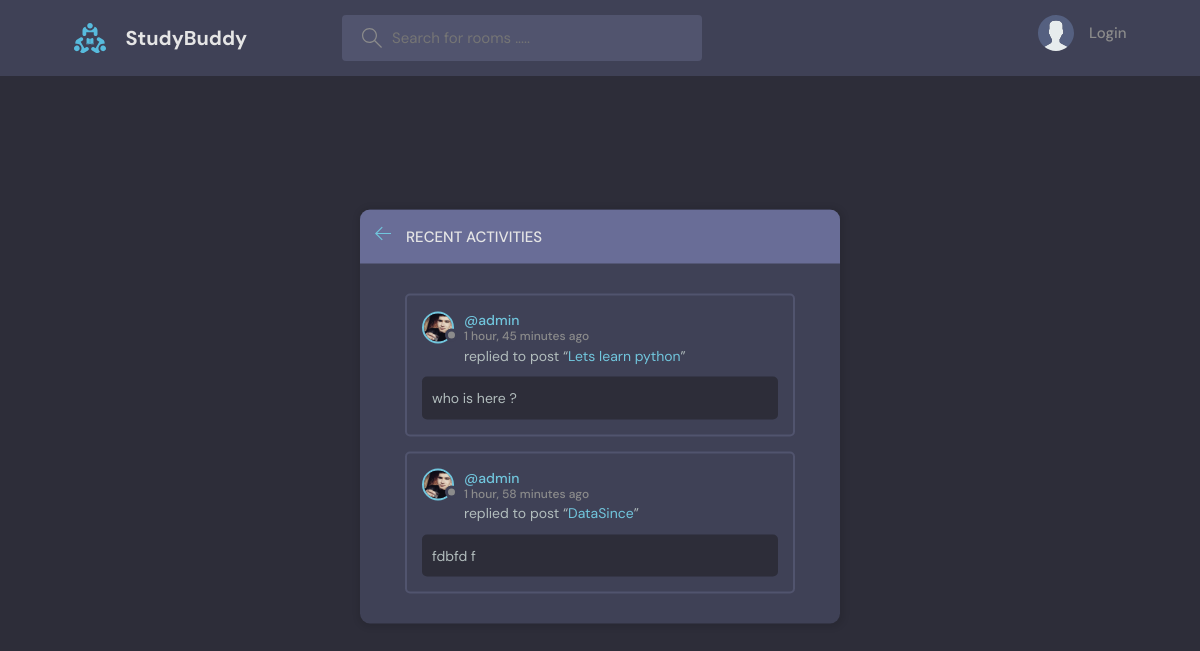
Page /activity_page/ on the earlier database version.
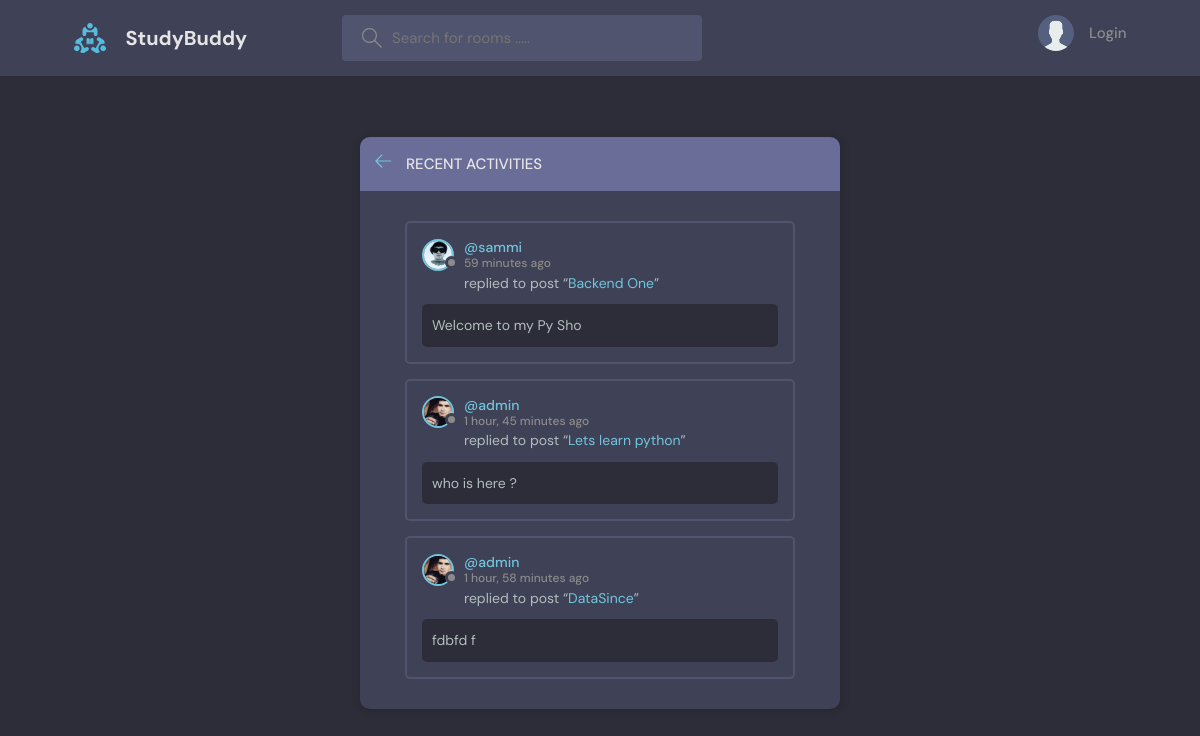
Same page on the later database version.
### base/models.py (models this page shows)
class Message(models.Model):
    user = models.ForeignKey(User, on_delete=models.CASCADE)
    room = models.ForeignKey(Room, on_delete=models.CASCADE)
    body = models.TextField()
    updated = models.DateTimeField(auto_now=True)
    date = models.DateTimeField(auto_now_add=True)
    class Meta:
        ordering = ['-updated', '-date']
    def __str__(self):
        return self.body[0:20]

class User(AbstractUser):
    name = models.CharField(max_length=200, null=True)
    email = models.EmailField(unique=True)
    bio = models.TextField(null=True)
    avator = models.ImageField(null=True, default='avatar.svg')
    USERNAME_FIELD = 'username'
    REQUIRED_FIELDS = []

class Room(models.Model):
    host = models.ForeignKey(User, on_delete=models.SET_NULL, null=True)
    topic = models.ForeignKey(Topic, on_delete=models.SET_NULL, null=True)
    participants = models.ManyToManyField(User, related_name='participants', blank=True)
    name = models.CharField(max_length=200)
    description = models.TextField()
    updated = models.DateTimeField(auto_now=True)
    created = models.DateTimeField(auto_now_add=True)
    class Meta:
        ordering = ['-updated', '-created']
    def __str__(self) -> str:
        return self.name

### base/views.py (the view)
# urls.py: path('activity_page/', views.activityPage, name="activity_page"),
def activityPage(request):
    room_messages = Message.objects.all()
    context = {'room_messages': room_messages}
    return render(request, 'activity.html', context)

### base/templates/activity.html (shortened to what this page needs)
{% extends 'main.html' %}
{% load static %}
{% block content %}
    <main class="layout">
      <div class="container">
        <div class="layout__box">
          <div class="layout__boxHeader">
            <div class="layout__boxTitle">
              <a href="{% url 'home' %}">
                <svg version="1.1" xmlns="http://www.w3.org/2000/svg" width="32" height="32" viewBox="0 0 32 32">
                  <title>arrow-left</title>
                  <path
                    d="M13.723 2.286l-13.723 13.714 13.719 13.714 1.616-1.611-10.96-10.96h27.625v-2.286h-27.625l10.965-10.965-1.616-1.607z"
                  ></path>
                </svg>
              </a>
              <h3>Recent Activities</h3>
            </div>
          </div>
          <div class="activities-page layout__body">
            {% for message in room_messages %}
            <div class="activities__box">
              <div class="activities__boxHeader roomListRoom__header">
                <a href="{% url 'profile' message.user.id %}" class="roomListRoom__author">
                  <div class="avatar avatar--small">
                    <img src="{{message.user.avator.url}}" />
                  </div>
                  <p>
                    @{{message.user}}
                    <span>{{message.date|timesince}} ago</span>
                  </p>
                </a>
              </div>
              <div class="activities__boxContent">
                <p>replied to post “<a href="{% url 'room' message.room.id %}">{{message.room}}</a>”</p>
                <div class="activities__boxRoomContent">
                  {{message}}
                </div>
              </div>
            </div>
            {% endfor %}
          </div>
        </div>
      </div>
    </main>
    {% endblock %}

Differences in the rows shown:
added Message: user.avator (picture), user "sammi", date "59 minutes", room "Backend One", body "Welcome to my Py Sho"
